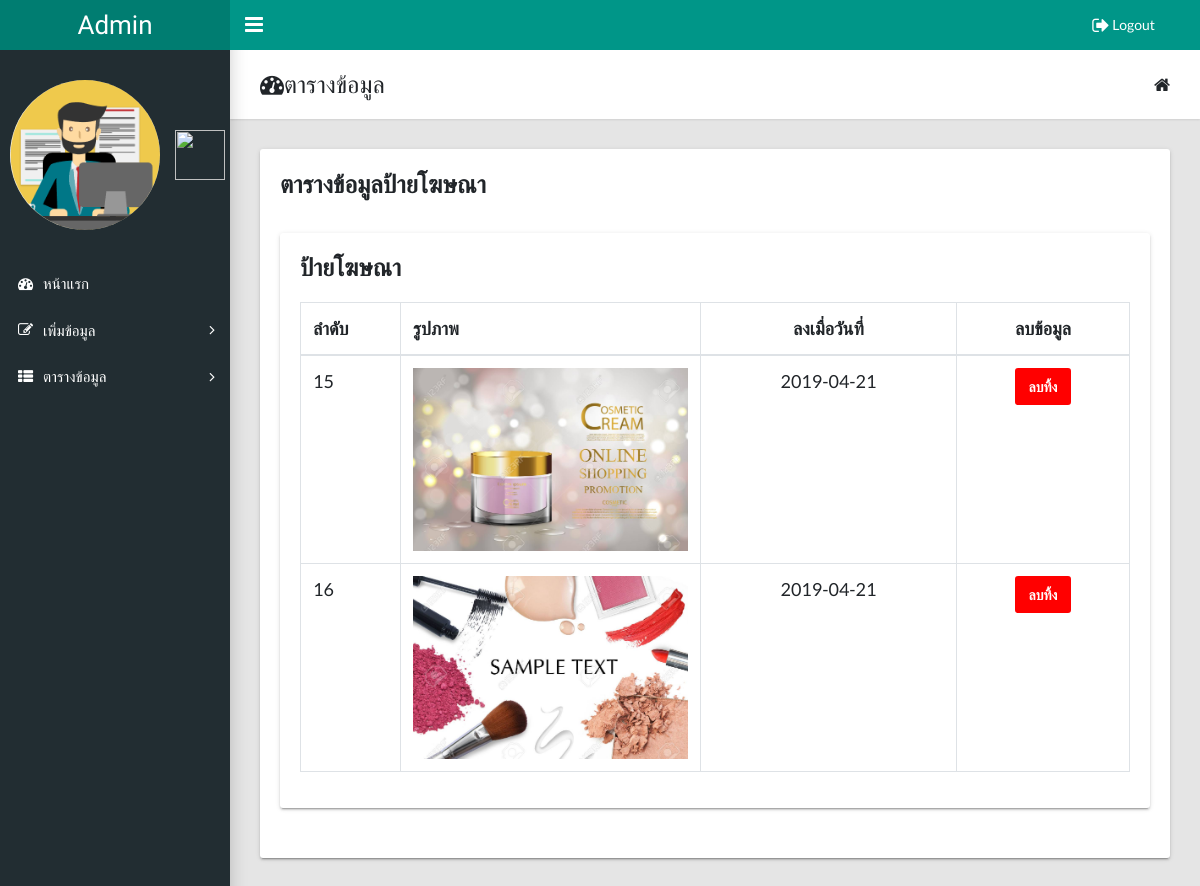
The page /Admin/banner_show.php (signed in) on the database its author committed.
### tables this page shows
CREATE TABLE `banner` (
  `id` int(100) NOT NULL,
  `img` text NOT NULL,
  `this_time` date NOT NULL
);

### Admin/banner_show.php (the view, shortened to what this page needs)
    <?php include'App/header.php';
    include'App/menu.php'; ?>
    <main class="app-content">
      <div class="app-title">
        <div>
          <h1><i class="fa fa-dashboard"></i>ตารางข้อมูล</h1>
        </div>
        <ul class="app-breadcrumb breadcrumb">
          <li class="breadcrumb-item"><i class="fa fa-home fa-lg"></i></li>
        </ul>
         </div>
        <div class="row" >
        <div class="col-md-12">
          <div class="tile">
            <div class="tile-body" style="font-size:18px">
                 <h3>ตารางข้อมูลป้ายโฆษณา</h3>
                 <br>
                 <div class="row">
        <div class="col-md-12">
          <div class="tile">
          <h3 class="tile-title">ป้ายโฆษณา</h3>
            <div class="tile-body">
              <table class="table table-hover table-bordered" id="sampleTable">
                <thead>
                  <tr>
                    <th width="100px">ลำดับ</th>
                    <th width="300px">รูปภาพ</th>
                    <th> <center>ลงเมื่อวันที่ </center></th>
                    <th><center>ลบข้อมูล </center></th>
                  </tr>
                </thead>
                <tbody>
                <?php
        $sql ="SELECT * FROM banner";
        $rs = @mysqli_query($con, $sql);
			while ($row = mysqli_fetch_array($rs))
	{
       echo "  <tr>
         <td>".$row['id']."</td>";
					?>
                    <td><img src="../User/photo/banner/<?php echo $row['img'];?>" width="100%"></td>
                    <td><center><?php echo $row['this_time']; ?></center></td>
                    <td> <center><button class="btn btn-primary" style="background-color:red;border-color:red"  onclick="window.location.href='php/delete_banner.php?id=<?php echo $row['id'];?>'">ลบทิ้ง</button></center> </td>  </tr>
					<?php }   ?>
                </tbody>
              </table>
            </div>
          </div>
        </div>
      </div>
            </div>
          </div>
        </div>
        </div>
    </main>
  </body>
</html>

### rows shown on the page
banner: id "15", img (picture), this_time "2019-04-21"
banner: id "16", img (picture), this_time "2019-04-21"
